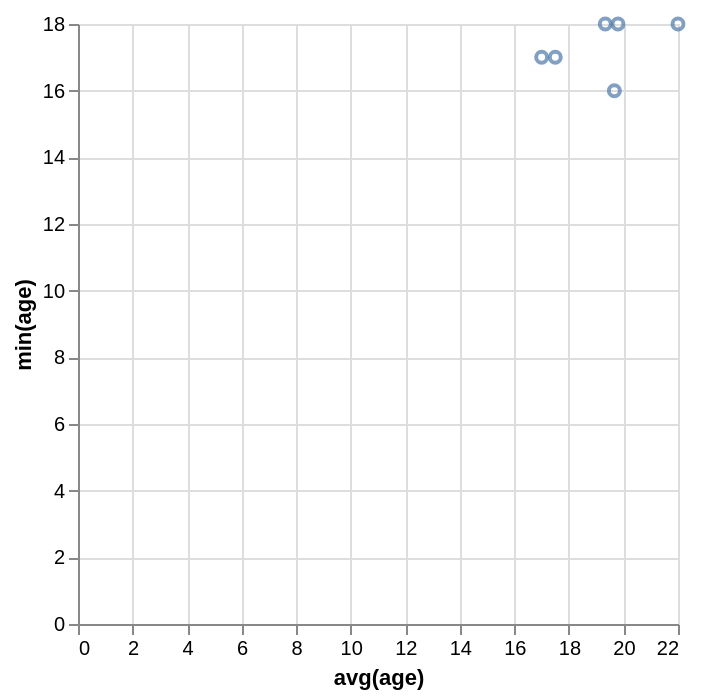

This figure's Vega-Lite source:
### Vega-Lite specification from a JSON file in a GitHub repository (floating-point values rounded to 4 significant figures)
{"data": {"values": [{"x_data": 22, "y_data": 18}, {"x_data": 17, "y_data": 17}, {"x_data": 19.33, "y_data": 18}, {"x_data": 17.5, "y_data": 17}, {"x_data": 19.8, "y_data": 18}, {"x_data": 19.67, "y_data": 16}]}, "mark": "point", "encoding": {"x": {"field": "x_data", "type": "quantitative", "title": "avg(age)"}, "y": {"field": "y_data", "type": "quantitative", "title": "min(age)"}}}
